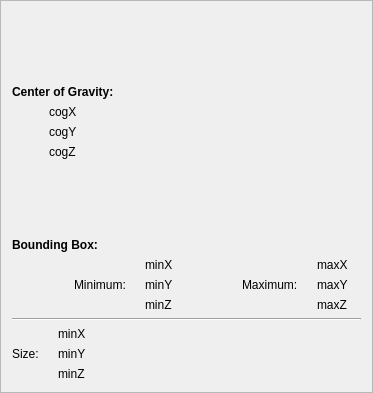
           <widget class="QFrame" name="frame_2">
            <property name="frameShape">
             <enum>QFrame::StyledPanel</enum>
            </property>
            <property name="frameShadow">
             <enum>QFrame::Raised</enum>
            </property>
            <layout class="QVBoxLayout" name="verticalLayout">
             <item>
              <layout class="QHBoxLayout" name="horizontalLayout_11">
               <item>
                <layout class="QVBoxLayout" name="verticalLayout_5">
                 <item>
                  <spacer name="verticalSpacer_2">
                   <property name="orientation">
                    <enum>Qt::Vertical</enum>
                   </property>
                   <property name="sizeHint" stdset="0">
                    <size>
                     <width>0</width>
                     <height>0</height>
                    </size>
                   </property>
                  </spacer>
                 </item>
                 <item>
                  <widget class="QLabel" name="label_22">
                   <property name="font">
                    <font>
                     <weight>75</weight>
                     <bold>true</bold>
                    </font>
                   </property>
                   <property name="text">
                    <string>Center of Gravity:</string>
                   </property>
                  </widget>
                 </item>
                 <item>
                  <layout class="QHBoxLayout" name="horizontalLayout_9">
                   <item>
                    <spacer name="horizontalSpacer">
                     <property name="orientation">
                      <enum>Qt::Horizontal</enum>
                     </property>
                     <property name="sizeHint" stdset="0">
                      <size>
                       <width>0</width>
                       <height>0</height>
                      </size>
                     </property>
                    </spacer>
                   </item>
                   <item>
                    <widget class="QLabel" name="bracketA_3">
                     <property name="text">
                      <string/>
                     </property>
                     <property name="pixmap">
                      <pixmap resource="Plugin-InfoMeshObject.qrc">:/Plugin-InfoMeshObject/dialogIcons/info_bracketA.png</pixmap>
                     </property>
                    </widget>
                   </item>
                   <item>
                    <layout class="QVBoxLayout" name="verticalLayout_4">
                     <item>
                      <widget class="QLabel" name="cogX">
                       <property name="font">
                        <font>
                         <weight>50</weight>
                         <bold>false</bold>
                        </font>
                       </property>
                       <property name="text">
                        <string>cogX</string>
                       </property>
                      </widget>
                     </item>
                     <item>
                      <widget class="QLabel" name="cogY">
                       <property name="font">
                        <font>
                         <weight>50</weight>
                         <bold>false</bold>
                        </font>
                       </property>
                       <property name="text">
                        <string>cogY</string>
                       </property>
                      </widget>
                     </item>
                     <item>
                      <widget class="QLabel" name="cogZ">
                       <property name="font">
                        <font>
                         <weight>50</weight>
                         <bold>false</bold>
                        </font>
                       </property>
                       <property name="text">
                        <string>cogZ</string>
                       </property>
                      </widget>
                     </item>
                    </layout>
                   </item>
                   <item>
                    <widget class="QLabel" name="bracketB_3">
                     <property name="text">
                      <string/>
                     </property>
                     <property name="pixmap">
                      <pixmap resource="Plugin-InfoMeshObject.qrc">:/Plugin-InfoMeshObject/dialogIcons/info_bracketB.png</pixmap>
                     </property>
                    </widget>
                   </item>
                   <item>
                    <spacer name="horizontalSpacer_7">
                     <property name="orientation">
                      <enum>Qt::Horizontal</enum>
                     </property>
                     <property name="sizeHint" stdset="0">
                      <size>
                       <width>0</width>
                       <height>0</height>
                      </size>
                     </property>
                    </spacer>
                   </item>
                  </layout>
                 </item>
                 <item>
                  <spacer name="verticalSpacer">
                   <property name="orientation">
                    <enum>Qt::Vertical</enum>
                   </property>
                   <property name="sizeHint" stdset="0">
                    <size>
                     <width>0</width>
                     <height>0</height>
                    </size>
                   </property>
                  </spacer>
                 </item>
                </layout>
               </item>
               <item>
                <widget class="QLabel" name="label_2">
                 <property name="minimumSize">
                  <size>
                   <width>200</width>
                   <height>220</height>
                  </size>
                 </property>
                 <property name="text">
                  <string/>
                 </property>
                 <property name="pixmap">
                  <pixmap resource="Plugin-InfoMeshObject.qrc">:/Plugin-InfoMeshObject/dialogIcons/info_boundingbox.png</pixmap>
                 </property>
                </widget>
               </item>
               <item>
                <spacer name="horizontalSpacer_4">
                 <property name="orientation">
                  <enum>Qt::Horizontal</enum>
                 </property>
                 <property name="sizeHint" stdset="0">
                  <size>
                   <width>0</width>
                   <height>0</height>
                  </size>
                 </property>
                </spacer>
               </item>
              </layout>
             </item>
             <item>
              <widget class="QLabel" name="label_4">
               <property name="font">
                <font>
                 <weight>75</weight>
                 <bold>true</bold>
                </font>
               </property>
               <property name="text">
                <string>Bounding Box:</string>
               </property>
              </widget>
             </item>
             <item>
              <layout class="QHBoxLayout" name="horizontalLayout_10">
               <item>
                <spacer name="horizontalSpacer_6">
                 <property name="orientation">
                  <enum>Qt::Horizontal</enum>
                 </property>
                 <property name="sizeType">
                  <enum>QSizePolicy::Fixed</enum>
                 </property>
                 <property name="sizeHint" stdset="0">
                  <size>
                   <width>62</width>
                   <height>20</height>
                  </size>
                 </property>
                </spacer>
               </item>
               <item>
                <widget class="QLabel" name="label_12">
                 <property name="text">
                  <string>Minimum:</string>
                 </property>
                </widget>
               </item>
               <item>
                <widget class="QLabel" name="bracketA">
                 <property name="text">
                  <string/>
                 </property>
                 <property name="pixmap">
                  <pixmap resource="Plugin-InfoMeshObject.qrc">:/Plugin-InfoMeshObject/dialogIcons/info_bracketA.png</pixmap>
                 </property>
                </widget>
               </item>
               <item>
                <layout class="QVBoxLayout" name="verticalLayout_2">
                 <item>
                  <widget class="QLabel" name="bbMinX">
                   <property name="font">
                    <font>
                     <weight>50</weight>
                     <bold>false</bold>
                    </font>
                   </property>
                   <property name="text">
                    <string>minX</string>
                   </property>
                  </widget>
                 </item>
                 <item>
                  <widget class="QLabel" name="bbMinY">
                   <property name="font">
                    <font>
                     <weight>50</weight>
                     <bold>false</bold>
                    </font>
                   </property>
                   <property name="text">
                    <string>minY</string>
                   </property>
                  </widget>
                 </item>
                 <item>
                  <widget class="QLabel" name="bbMinZ">
                   <property name="font">
                    <font>
                     <weight>50</weight>
                     <bold>false</bold>
                    </font>
                   </property>
                   <property name="text">
                    <string>minZ</string>
                   </property>
                  </widget>
                 </item>
                </layout>
               </item>
               <item>
                <widget class="QLabel" name="bracketB">
                 <property name="text">
                  <string/>
                 </property>
                 <property name="pixmap">
                  <pixmap resource="Plugin-InfoMeshObject.qrc">:/Plugin-InfoMeshObject/dialogIcons/info_bracketB.png</pixmap>
                 </property>
                </widget>
               </item>
               <item>
                <spacer name="horizontalSpacer_5">
                 <property name="orientation">
                  <enum>Qt::Horizontal</enum>
                 </property>
                 <property name="sizeType">
                  <enum>QSizePolicy::Fixed</enum>
                 </property>
                 <property name="sizeHint" stdset="0">
                  <size>
                   <width>50</width>
                   <height>20</height>
                  </size>
                 </property>
                </spacer>
               </item>
               <item>
                <widget class="QLabel" name="label_21">
                 <property name="text">
                  <string>Maximum:</string>
                 </property>
                </widget>
               </item>
               <item>
                <widget class="QLabel" name="bracketA_2">
                 <property name="text">
                  <string/>
                 </property>
                 <property name="pixmap">
                  <pixmap resource="Plugin-InfoMeshObject.qrc">:/Plugin-InfoMeshObject/dialogIcons/info_bracketA.png</pixmap>
                 </property>
                </widget>
               </item>
               <item>
                <layout class="QVBoxLayout" name="verticalLayout_3">
                 <item>
                  <widget class="QLabel" name="bbMaxX">
                   <property name="font">
                    <font>
                     <weight>50</weight>
                     <bold>false</bold>
                    </font>
                   </property>
                   <property name="text">
                    <string>maxX</string>
                   </property>
                  </widget>
                 </item>
                 <item>
                  <widget class="QLabel" name="bbMaxY">
                   <property name="font">
                    <font>
                     <weight>50</weight>
                     <bold>false</bold>
                    </font>
                   </property>
                   <property name="text">
                    <string>maxY</string>
                   </property>
                  </widget>
                 </item>
                 <item>
                  <widget class="QLabel" name="bbMaxZ">
                   <property name="font">
                    <font>
                     <weight>50</weight>
                     <bold>false</bold>
                    </font>
                   </property>
                   <property name="text">
                    <string>maxZ</string>
                   </property>
                  </widget>
                 </item>
                </layout>
               </item>
               <item>
                <widget class="QLabel" name="bracketB_2">
                 <property name="text">
                  <string/>
                 </property>
                 <property name="pixmap">
                  <pixmap resource="Plugin-InfoMeshObject.qrc">:/Plugin-InfoMeshObject/dialogIcons/info_bracketB.png</pixmap>
                 </property>
                </widget>
               </item>
               <item>
                <spacer name="horizontalSpacer_3">
                 <property name="orientation">
                  <enum>Qt::Horizontal</enum>
                 </property>
                 <property name="sizeHint" stdset="0">
                  <size>
                   <width>0</width>
                   <height>0</height>
                  </size>
                 </property>
                </spacer>
               </item>
              </layout>
             </item>
             <item>
              <widget class="Line" name="line">
               <property name="orientation">
                <enum>Qt::Horizontal</enum>
               </property>
              </widget>
             </item>
             <item>
              <layout class="QHBoxLayout" name="horizontalLayout_16">
               <item>
                <spacer name="horizontalSpacer_9">
                 <property name="orientation">
                  <enum>Qt::Horizontal</enum>
                 </property>
                 <property name="sizeType">
                  <enum>QSizePolicy::Fixed</enum>
                 </property>
                 <property name="sizeHint" stdset="0">
                  <size>
                   <width>0</width>
                   <height>0</height>
                  </size>
                 </property>
                </spacer>
               </item>
               <item>
                <widget class="QLabel" name="label_13">
                 <property name="text">
                  <string>Size:</string>
                 </property>
                </widget>
               </item>
               <item>
                <widget class="QLabel" name="bracketA_5">
                 <property name="text">
                  <string/>
                 </property>
                 <property name="pixmap">
                  <pixmap resource="Plugin-InfoMeshObject.qrc">:/Plugin-InfoMeshObject/dialogIcons/info_bracketA.png</pixmap>
                 </property>
                </widget>
               </item>
               <item>
                <layout class="QVBoxLayout" name="verticalLayout_6">
                 <item>
                  <widget class="QLabel" name="bbSizeX">
                   <property name="font">
                    <font>
                     <weight>50</weight>
                     <bold>false</bold>
                    </font>
                   </property>
                   <property name="text">
                    <string>minX</string>
                   </property>
                  </widget>
                 </item>
                 <item>
                  <widget class="QLabel" name="bbSizeY">
                   <property name="font">
                    <font>
                     <weight>50</weight>
                     <bold>false</bold>
                    </font>
                   </property>
                   <property name="text">
                    <string>minY</string>
                   </property>
                  </widget>
                 </item>
                 <item>
                  <widget class="QLabel" name="bbSizeZ">
                   <property name="font">
                    <font>
                     <weight>50</weight>
                     <bold>false</bold>
                    </font>
                   </property>
                   <property name="text">
                    <string>minZ</string>
                   </property>
                  </widget>
                 </item>
                </layout>
               </item>
               <item>
                <widget class="QLabel" name="bracketB_5">
                 <property name="text">
                  <string/>
                 </property>
                 <property name="pixmap">
                  <pixmap resource="Plugin-InfoMeshObject.qrc">:/Plugin-InfoMeshObject/dialogIcons/info_bracketB.png</pixmap>
                 </property>
                </widget>
               </item>
               <item>
                <spacer name="horizontalSpacer_12">
                 <property name="orientation">
                  <enum>Qt::Horizontal</enum>
                 </property>
                 <property name="sizeHint" stdset="0">
                  <size>
                   <width>0</width>
                   <height>0</height>
                  </size>
                 </property>
                </spacer>
               </item>
              </layout>
             </item>
             <item>
              <spacer name="verticalSpacer_3">
               <property name="orientation">
                <enum>Qt::Vertical</enum>
               </property>
               <property name="sizeHint" stdset="0">
                <size>
                 <width>0</width>
                 <height>0</height>
                </size>
               </property>
              </spacer>
             </item>
            </layout>
           </widget>
